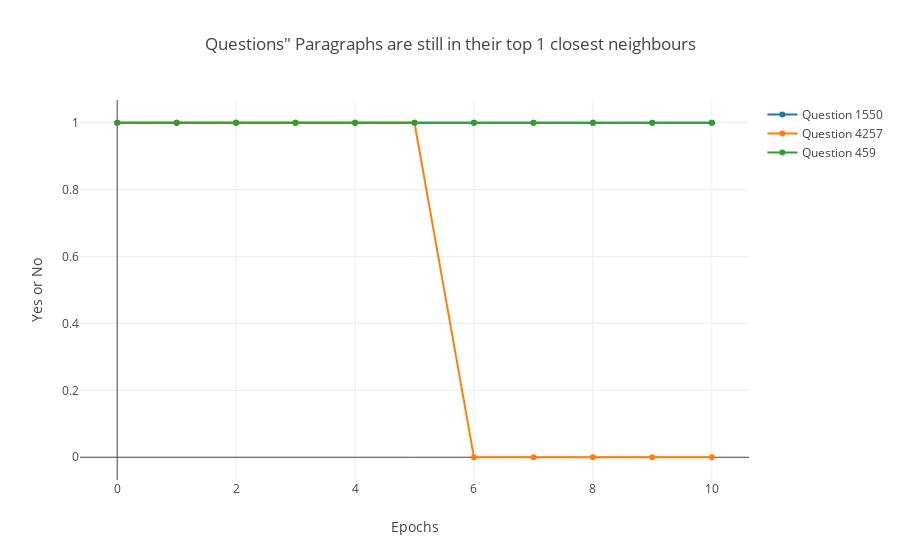

The notebook cell saved with this chart:
### Code cell
"""
which of questions are getting worse (moving farther from its ground-truth) through subsequent epochs.
"""

k = 1
good_questions_at_top_1_idx = np.where(my_dict['top_k'][str(k)]['are_founds_before'] == 1)
np.random.shuffle(good_questions_at_top_1_idx[0])
# IN ORDER TO SELECT RANDOM QUESTIONS
#question_ids = good_questions_at_top_1_idx[0][:number_of_sample_question_size]

# IN ORDER TO ENTER QUESTIONS
question_ids = [1550, 4257, 459]

good_questions_at_top_1_are_founds = my_dict['top_k'][str(k)]['are_founds_before'][question_ids]
good_questions_at_top_1_labels = my_dict['top_k'][str(k)]['closest_labels_before'][question_ids]
good_questions_at_top_1_distances = my_dict['top_k'][str(k)]['distances_before'][question_ids]

still_good_question = pd.DataFrame()
still_good_question[0]= np.reshape(good_questions_at_top_1_are_founds, [-1,])
for i in range(1,num_of_epochs+1):
    still_good_question[i] = np.reshape(my_dict[str(i)]['top_k'][str(k)]['are_founds_after'][question_ids], [-1,])
still_good_question = still_good_question.T
still_good_question.columns = [question_ids[col_name] for col_name in still_good_question.columns]
data = []
problematic_questions = []
for q in question_ids:
    _problematic_question = np.where(still_good_question[q] == 0)[0]
    _problematic_question = still_good_question[q][_problematic_question]
    if _problematic_question.shape[0] != 0:
        problematic_questions.append(_problematic_question.name)
    trace = go.Scatter(
    x = still_good_question.index,
    y = still_good_question[q],
    mode = 'lines+markers',
    name = 'Question {}'.format(q))
    data.append(trace)

layout = go.Layout(
    title='Questions" Paragraphs are still in their top {} closest neighbours'.format(k),
    xaxis=dict(
        title='Epochs'
    ),
    yaxis=dict(
        title='Yes or No'
    )
)
fig =  go.Figure(data=data, layout=layout)
py.offline.iplot(fig)
print('Problematic Questions')
[_p for _p in problematic_questions]

### Figure 1 — Plotly figure (JSON) as saved in the notebook; plotly's stock layout.template omitted (floating-point values rounded to 4 significant figures)
{"data": [{"mode": "lines+markers", "name": "Question 1550", "type": "scatter", "x": [0, 1, 2, 3, 4, 5, 6, 7, 8, 9, 10], "y": [1, 1, 1, 1, 1, 1, 1, 1, 1, 1, 1]}, {"mode": "lines+markers", "name": "Question 4257", "type": "scatter", "x": [0, 1, 2, 3, 4, 5, 6, 7, 8, 9, 10], "y": [1, 1, 1, 1, 1, 1, 0, 0, 0, 0, 0]}, {"mode": "lines+markers", "name": "Question 459", "type": "scatter", "x": [0, 1, 2, 3, 4, 5, 6, 7, 8, 9, 10], "y": [1, 1, 1, 1, 1, 1, 1, 1, 1, 1, 1]}], "layout": {"title": "Questions\" Paragraphs are still in their top 1 closest neighbours", "xaxis": {"title": "Epochs"}, "yaxis": {"title": "Yes or No"}}}
